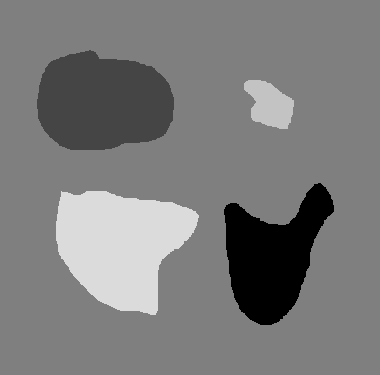
%> input picture Lab Work/7th semester/Digital image processing/toyobjects.png, 380 x 375 px
$ octave regionGrowing.m   (GNU Octave 9; MATLAB toolbox functions it lacks are replaced by stand-ins)
%> lines starting %> are read from the running program, lines starting %| are printed output that depends on the picture
clear all;
clc;

im  = imread('toyobjects.png');
%> im is the input picture: size 375x380 uint8; min 0, max 219, mean 123.2

im  = imresize(im,[256,256]);
%> im: size 256x256 uint8

figure(),imshow(im);

[row,col] = size(im);
%> row = 256; col = 256

im  = double(im);
%> im: size 256x256 double

k = 1;
mm=2;
A(1,1)=1;
A(1,2)=1;

Seed = zeros(256*256, 2);
cc =1;
for i=1:256
    for j=1:256
        Seed(cc,1)=i;
        Seed(cc,2)=j;
        cc = cc+1;
    end
end


v = [-1,1,0,0];
w = [0,0,1,-1];

color = 1;

b = zeros(row,col);
Map = zeros(row,col);
T = 5;
tot = 256*256;
ii = 1;
while( ii<=k)
    x = A(ii,1);
    y = A(ii,2);

    ii = ii+1;

    b(x,y)=color;
    Map(x,y)=1;

    for l=1:4
            xx = x+v(l);
            yy = y+w(l);

           if(xx>0 && xx<=row && yy>0 && yy<=col)
               if(Map(xx,yy)==0 && abs(im(x,y)-im(xx,yy))<=T)
                 k= k+1;
                 A(k,1)=xx;
                 A(k,2)=yy;
                 Map(xx,yy)=1;
               end
           end
    end

    if(ii>k && mm<=tot)

        while(mm<=tot && Map(Seed(mm,1),Seed(mm,2))==1)
            mm = mm+1;
        end

        if(mm<=tot)
            k= k+1;
            A(k,1)=Seed(mm,1);
            A(k,2)=Seed(mm,2);
            mm = mm+1;
            color = color+1;
        end
    end

end
%> this loop made 65536 passes
%> (x, y) on passes 2 to 4: (2, 1), (1, 2), (3, 1)
%> Map: size 256x256 double; every value is 1
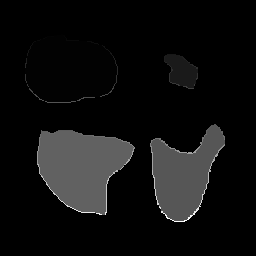
%> b: size 256x256 double; min 1, max 646, mean 40.1; drawn with min black and max white
%> after the loop, color = 646; ii = 65537; k = 65536; mm = 65537

fre = zeros(1000,1);

for i=1:row
    for j=1:col
        fre(b(i,j)) = fre(b(i,j))+1;
    end
end
%> after the loop, fre = 1000 values, max 49741 at index 1, min 0 at index 647, mean 65.54


color = 0;

for i=1:length(fre)
    if(fre(i)>50)
       for j=1:row
          for k=1:col
              if(b(j,k)==i)
                  b(j,k)=color;
              end
           end
       end
       color = color+1;
    end
end
%> this loop made 1000 passes
%> color on passes 1, 8: 1, 2
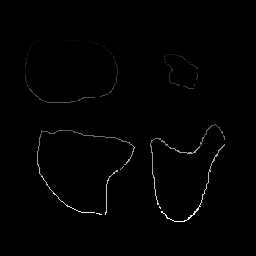
%> b: size 256x256 double; min 0, max 646, mean 5.3; drawn with min black and max white
%> after the loop, color = 5
rate = 255/(color);
%> rate = 51

for i=1:row
    for j=1:col
        output(i,j)=rate*b(i,j);
    end
end

figure(),imshow(uint8(output));
%> after `imshow(uint8(output))`:
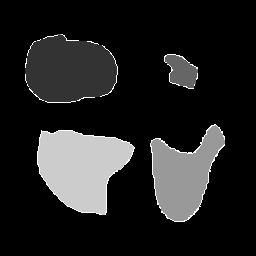
%> displayed picture: size 256x256, on the screen's scale of 0 to 255; min 0, max 255, mean 34.4
